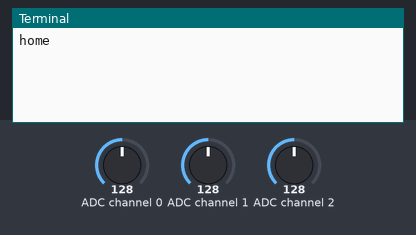
A program run on a simulated Raspberry Pi (BCM pin numbers). On the bench: the last lines printed to the terminal. Inputs (shaded band) come from the test bench; at power-on: ADC channel 0 = 128, ADC channel 1 = 128, ADC channel 2 = 128 (analog values on the 0–255 scale). Library files of the repository ran but are not shown: PCF8591.py.

Above: at 1.2 s.
1.3 s: ADC channel 0 set to 30
At 2.5 s:
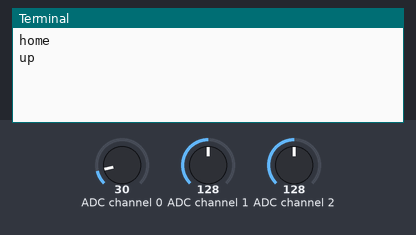
2.8 s: ADC channel 1 set to 30
At 3.6 s:
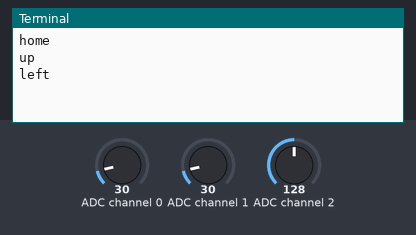
4.3 s: ADC channel 1 set to 228
At 4.7 s:
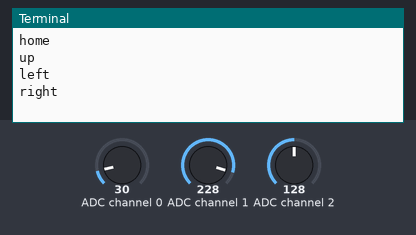

Measured:
- after the input at 1.3 s, the terminal: prints a new line at once (image 1)
- after the input at 2.8 s, the terminal: prints a new line at once (image 2)
- after the input at 4.3 s, the terminal: prints a new line at once (image 3)

The program:

14ps2.py
```python
import PCF8591 as ADC
import time


def makerobo_setup():
    ADC.setup(0x48)
    global makerobo_state


def makerobo_direction():
    state = ['home', 'up', 'down', 'left', 'right', 'pressed']
    i = 0
    if ADC.read(0) <= 30:
        i = 1
    if ADC.read(0) >= 225:
        i = 2
    if ADC.read(1) >= 225:
        i = 4
    if ADC.read(1) <= 30:
        i = 3
    if ADC.read(2) == 0 and ADC.read(0) > 35 and ADC.read(0) < 220 and ADC.read(1) > 35 and ADC.read(1) < 220:
        i = 5
    if ADC.read(0) - 125 < 15 and ADC.read(0) - 125 > -15 and ADC.read(1) - 125 < 15 and ADC.read(
            1) - 125 > -15 and ADC.read(2) == 255:
        i = 0
    return state[i]


def makerobo_loop():
    makerobo_status = ''
    while True:
        makerobo_tmp = makerobo_direction()
        if makerobo_tmp is not None and makerobo_tmp != makerobo_status:
            print(makerobo_tmp)
            makerobo_status = makerobo_tmp


def destroy():
    pass


if __name__ == '__main__':
    makerobo_setup()
    try:
        makerobo_loop()
    except KeyboardInterrupt:
        destroy()
```
